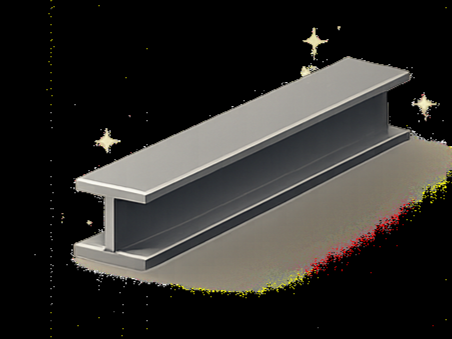
#> input picture database/frontend/dist/assets/beam.png, 452 x 339 px
$ python -i rust_processing.py   (imports and definitions only)
#> lines starting #> are read from the running program, lines starting #| are printed output that depends on the picture; after the words box and inside, x2 and y2 are one past the last pixel; in counts of white or black regions, pixels touching at a corner belong together
#> further down, picture is the input picture: shape (339, 452, 3); mean B, G, R 40.7, 43.7, 45.4
import cv2
import numpy as np


def enhance_image_for_rust(image_bgr):
    """
    Light enhancement:
    - keeps color information
    - improves local contrast
    - avoids aggressive filtering
    """
    lab = cv2.cvtColor(image_bgr, cv2.COLOR_BGR2LAB)
#> lab: shape (339, 452, 3); mean of channels 0, 1, 2 46.6, 128.2, 129.8
    l_channel, a_channel, b_channel = cv2.split(lab)
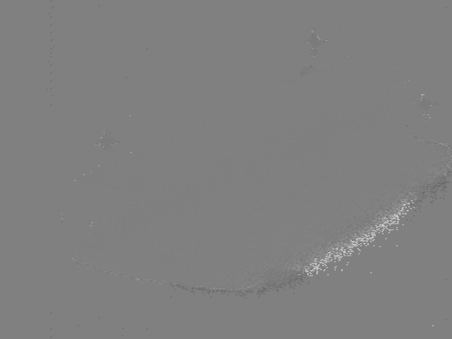
#> a_channel: shape (339, 452); min 106, max 208, mean 128.2

    clahe = cv2.createCLAHE(
        clipLimit=2.0,
        tileGridSize=(8, 8)
    )

    enhanced_l = clahe.apply(l_channel)
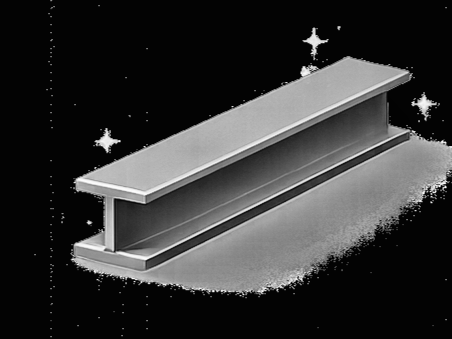
#> enhanced_l: shape (339, 452); min 2, max 253, mean 51.6
    enhanced_lab = cv2.merge((enhanced_l, a_channel, b_channel))
#> enhanced_lab: shape (339, 452, 3); mean of channels 0, 1, 2 51.6, 128.2, 129.8
    enhanced_bgr = cv2.cvtColor(enhanced_lab, cv2.COLOR_LAB2BGR)

    return enhanced_bgr


def create_rust_mask(image_bgr, material_mask=None):
    """
    Detect visible rust using HSV color thresholding.
    This is rule-based, not AI.
    """
    enhanced = enhance_image_for_rust(image_bgr)

    hsv = cv2.cvtColor(enhanced, cv2.COLOR_BGR2HSV)
#> hsv: shape (339, 452, 3); mean H, S, V 17.3, 12.4, 51.7

    # OpenCV HSV hue range is 0-179.
    # Rust often appears orange, brown, red-brown, or dark brown.

    # Orange / brown rust
    lower_orange_brown = np.array([5, 45, 35])
    upper_orange_brown = np.array([35, 255, 255])

    # Dark red / dark brown rust
    lower_dark_brown = np.array([0, 35, 25])
    upper_dark_brown = np.array([20, 255, 180])

    # Red-ish rust near hue wraparound
    lower_red_1 = np.array([0, 40, 30])
    upper_red_1 = np.array([10, 255, 255])

    lower_red_2 = np.array([170, 40, 30])
    upper_red_2 = np.array([179, 255, 255])

    mask_orange = cv2.inRange(hsv, lower_orange_brown, upper_orange_brown)
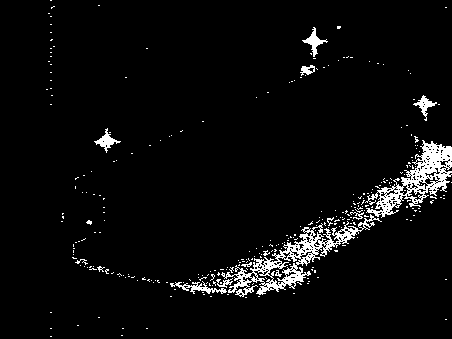
#> mask_orange: shape (339, 452); 4.3% white in thin lines or dots, all inside (x1, y1, x2, y2) = (46, 0, 452, 337)
    mask_brown = cv2.inRange(hsv, lower_dark_brown, upper_dark_brown)
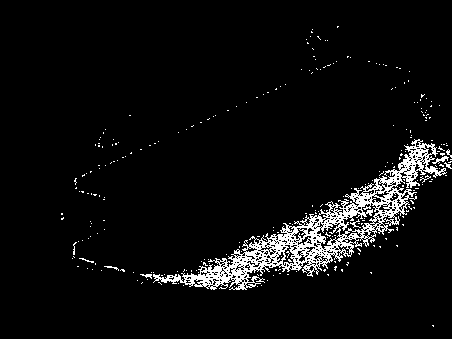
#> mask_brown: shape (339, 452); 5.2% white in thin lines or dots, all inside (x1, y1, x2, y2) = (61, 26, 452, 327)
    mask_red_1 = cv2.inRange(hsv, lower_red_1, upper_red_1)
#> mask_red_1: shape (339, 452); 1.1% white in thin lines or dots, all inside (x1, y1, x2, y2) = (61, 31, 452, 327)
    mask_red_2 = cv2.inRange(hsv, lower_red_2, upper_red_2)
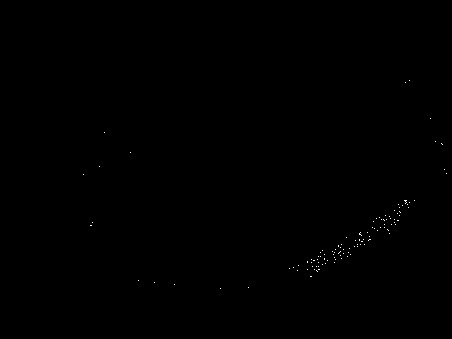
#> mask_red_2: shape (339, 452); 0.09% white in thin lines or dots, all inside (x1, y1, x2, y2) = (83, 80, 447, 289)

    rust_mask = cv2.bitwise_or(mask_orange, mask_brown)
#> rust_mask: shape (339, 452); 7.8% white; 268 white regions (259 under 20 px), largest, box (x1, y1, x2, y2) and area: (153, 136, 452, 297) 10341, (302, 27, 328, 57) 227, (94, 128, 121, 153) 217
    rust_mask = cv2.bitwise_or(rust_mask, mask_red_1)
#> rust_mask: shape (339, 452); 7.9% white; 265 white regions (256 under 20 px), largest, box (x1, y1, x2, y2) and area: (153, 136, 452, 297) 10549, (302, 27, 328, 57) 229, (94, 128, 121, 153) 219
    rust_mask = cv2.bitwise_or(rust_mask, mask_red_2)
#> rust_mask: shape (339, 452); 8% white; 263 white regions (253 under 20 px), largest, box (x1, y1, x2, y2) and area: (153, 136, 452, 297) 10678, (302, 27, 328, 57) 229, (94, 128, 121, 153) 222

    # Extra RGB/BGR condition to reduce false positives from bright yellow/orange objects.
    b, g, r = cv2.split(enhanced)
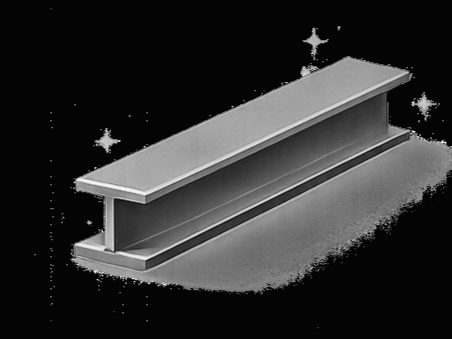
#> b: shape (339, 452); min 0, max 248, mean 46.4

    rust_color_condition = (
        (r.astype(np.float32) > b.astype(np.float32) * 1.15) &
        (g.astype(np.float32) > b.astype(np.float32) * 0.85) &
        (r > 60) &
        (g > 35)
    )
#> rust_color_condition: shape (339, 452) bool; 9.8% white; 246 white regions (240 under 20 px), largest, box (x1, y1, x2, y2) and area: (72, 136, 452, 297) 13641, (302, 27, 328, 57) 224, (94, 128, 121, 153) 223, (413, 94, 437, 121) 207, (300, 65, 318, 77) 113, (74, 177, 79, 191) 23

    rust_color_condition = rust_color_condition.astype(np.uint8) * 255

    rust_mask = cv2.bitwise_and(rust_mask, rust_color_condition)
#> rust_mask: shape (339, 452); 7.6% white; 245 white regions (236 under 20 px), largest, box (x1, y1, x2, y2) and area: (153, 136, 452, 297) 10185, (302, 27, 328, 57) 218, (94, 128, 121, 153) 209

    if material_mask is not None:
        rust_mask = cv2.bitwise_and(rust_mask, material_mask)

    # Clean small noise and fill small holes.
    kernel_small = np.ones((3, 3), np.uint8)
    kernel_medium = np.ones((5, 5), np.uint8)

    rust_mask = cv2.morphologyEx(rust_mask, cv2.MORPH_OPEN, kernel_small)
#> rust_mask: shape (339, 452); 4.8% white; 64 white regions (36 under 20 px), largest, box (x1, y1, x2, y2) and area: (245, 208, 365, 284) 2488, (394, 143, 452, 190) 1308, (353, 183, 412, 224) 997
    rust_mask = cv2.morphologyEx(rust_mask, cv2.MORPH_CLOSE, kernel_medium)
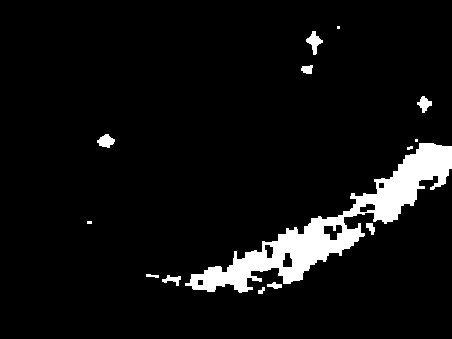
#> rust_mask: shape (339, 452); 6.2% white; 14 white regions (4 under 20 px)

    return rust_mask, enhanced


def extract_rust_regions(rust_mask, min_area=120):
#> called with min_area = 120
    contours, _ = cv2.findContours(
        rust_mask,
        cv2.RETR_EXTERNAL,
        cv2.CHAIN_APPROX_SIMPLE
    )
#> contours = 14 contours, 5 with area under 20; largest, box (x1, y1, x2, y2) and area: (185, 143, 452, 293) 8604, (306, 31, 323, 55) 154, (97, 134, 115, 148) 138, (417, 96, 432, 113) 112, (162, 275, 181, 286) 72

    regions = []

    for contour in contours:
        area = cv2.contourArea(contour)

        if area < min_area:
            continue

        x, y, w, h = cv2.boundingRect(contour)

        regions.append({
            "bbox": [int(x), int(y), int(x + w), int(y + h)],
            "area_pixels": float(area)
        })
#> this loop made 14 passes
#> area on passes 2, 3, 4, 5, 11, 12: 47, 72.5, 20, 50, 112.5, 64.5
#> (area, x, y, w, h) on passes 8, 10, 13: (8604.5, 185, 143, 267, 150), (137.5, 97, 134, 18, 14), (153.5, 306, 31, 17, 24)
#> after the loop, regions = 3 items

    return regions


def analyze_rust(image_bgr, material_mask=None):
    rust_mask, enhanced = create_rust_mask(
        image_bgr=image_bgr,
        material_mask=material_mask
    )

    regions = extract_rust_regions(rust_mask)
#> regions = 3 items

    if material_mask is not None:
        material_pixels = int(np.count_nonzero(material_mask))
    else:
        material_pixels = image_bgr.shape[0] * image_bgr.shape[1]
#> material_pixels = 153228

    rust_pixels = int(np.count_nonzero(rust_mask))
#> rust_pixels = 9543

    rust_percentage = 0.0
    if material_pixels > 0:
        rust_percentage = (rust_pixels / material_pixels) * 100.0
#> rust_percentage = 6.23

    return {
        "rust_mask": rust_mask,
        "enhanced_image": enhanced,
        "regions": regions,
        "rust_pixels": rust_pixels,
        "material_pixels": material_pixels,
        "rust_percentage": rust_percentage,
        "rust_detected": len(regions) > 0
    }

>>> import cv2
>>> picture = cv2.imread('../../database/frontend/dist/assets/beam.png')
>>> result = analyze_rust(picture)
#> result = 7 items
